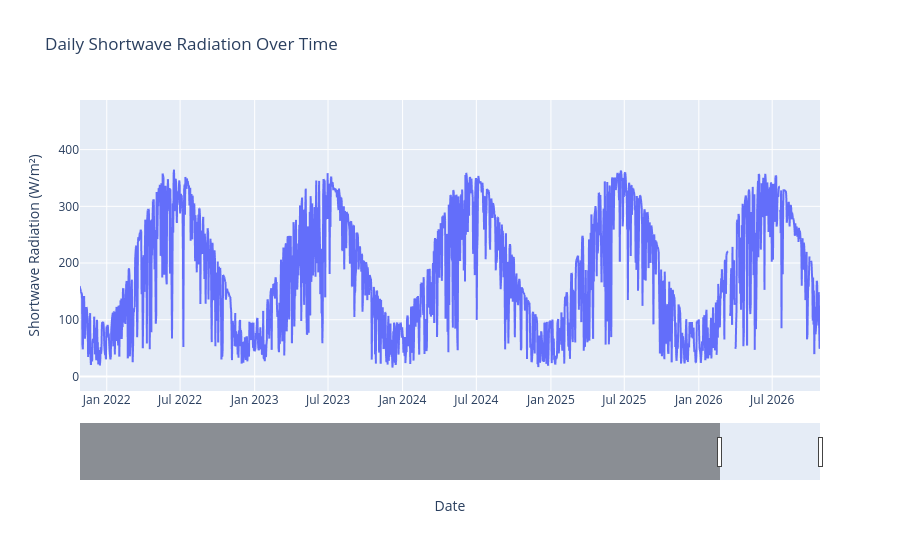

Notebook code for this chart:
### Markdown cell above
# Basic Data Properties
## Overview

### Code cell
daily = df.resample("D")["shortwave_radiation"].mean().reset_index()

fig = px.line(
    daily,
    x="datetime",
    y="shortwave_radiation",
    labels={"shortwave_radiation": "Shortwave Radiation (W/m²)", "datetime": "Date"},
    title="Daily Shortwave Radiation Over Time",
)
end = daily["datetime"].max()
fig.update_layout(
    xaxis={
        "rangeslider_visible": True,
        "range": [end - pd.DateOffset(years=5), end],
    },
)
fig

### Figure 1 — Plotly figure (JSON) as saved in the notebook; plotly's stock layout.template omitted (floating-point values rounded to 4 significant figures; data arrays with more than 128 entries replaced by an {"elided": "..."} marker saying what was removed)
{"data": [{"hovertemplate": "Date=%{x}<br>Shortwave Radiation (W/m²)=%{y}<extra></extra>", "legendgroup": "", "line": {"color": "#636efa", "dash": "solid"}, "marker": {"symbol": "circle"}, "mode": "lines", "name": "", "showlegend": false, "type": "scattergl", "x": {"elided": "13449 str values"}, "xaxis": "x", "y": {"elided": "13449 float values"}, "yaxis": "y"}], "layout": {"legend": {"tracegroupgap": 0}, "title": {"text": "Daily Shortwave Radiation Over Time"}, "xaxis": {"anchor": "y", "domain": [0, 1], "range": ["2021-10-27T00:00:00+00:00", "2026-10-27T00:00:00+00:00"], "rangeslider": {"visible": true}, "title": {"text": "Date"}}, "yaxis": {"anchor": "x", "domain": [0, 1], "title": {"text": "Shortwave Radiation (W/m²)"}}}}
